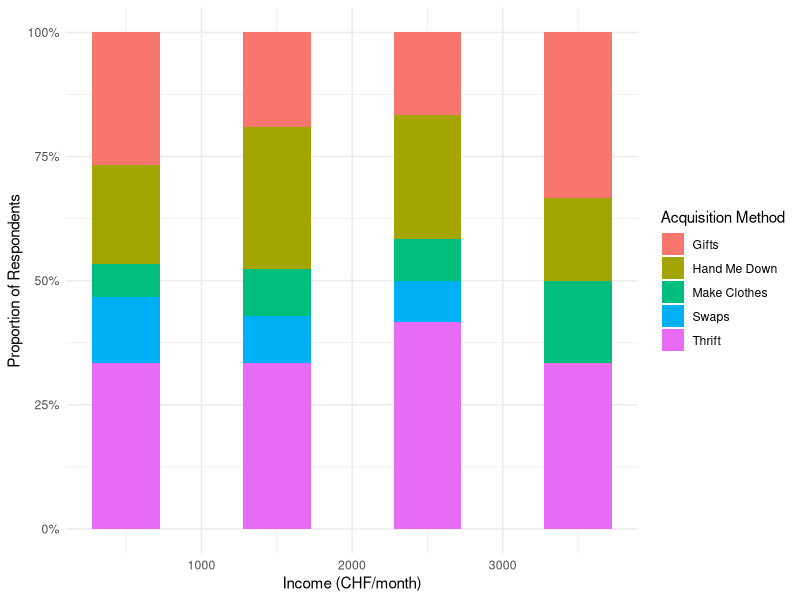
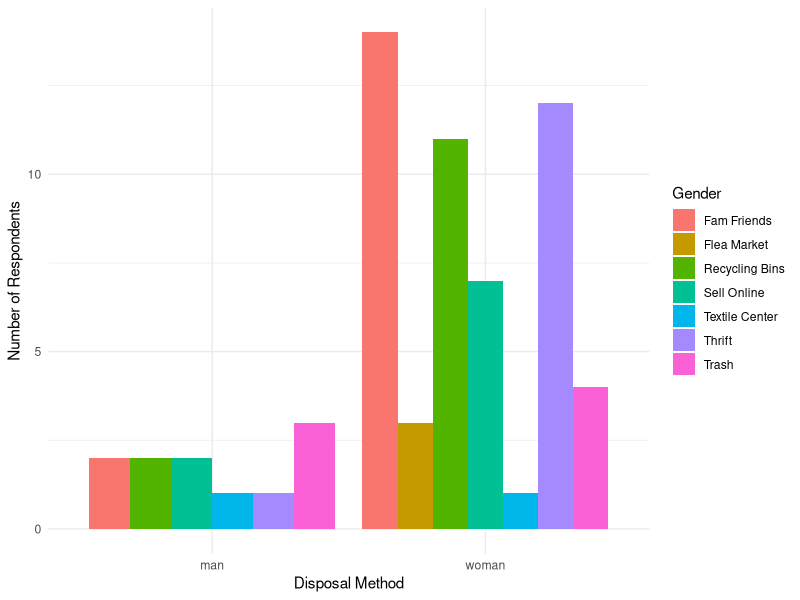

Here is the R script that generated these plots, in order:
## ---- chunk 1
library(tidyverse)
library(ggplot2)
library(ggthemes)

data <-  read_csv("data/processed/cloting_data_cleaned.csv")

# Reshape purchasing method columns
purchasing_long <- data |> 
  pivot_longer(cols = starts_with("get_"),
               names_to = "method",
               values_to = "response") |> 
  filter(response == "yes")

# Clean method labels
purchasing_long$method <- purchasing_long$method |> 
  str_replace("get_", "") |> 
  str_replace_all("_", " ") |> 
  str_to_title()

# Plot
ggplot(data = purchasing_long, 
       mapping = aes(x = income,
                     fill = method)) +
  geom_bar(position = "fill")+
  scale_y_continuous(labels = scales::percent) +
  labs(x = "Income (CHF/month)",
       y = "Proportion of Respondents",
       fill = "Acquisition Method")+
  theme_minimal()

## ---- chunk 2
# Reshape disposal method columns to long format
disposal_long <- data |> 
  pivot_longer(cols = starts_with("disposal_"),
               names_to = "method",
               values_to = "response") |> 
  filter(response == "yes")

# Clean method labels
disposal_long$method <- disposal_long$method |> 
  str_replace("disposal_", "") |> 
  str_replace_all("_", " ") |> 
  str_to_title()

# Plot
ggplot(disposal_long,
       mapping = aes(x = gender,
                     fill = method)) +
  geom_bar(position = "dodge") +
  labs(x = "Disposal Method",
       y = "Number of Respondents",
       fill = "Gender") +
  theme_minimal() 
## ---- chunk 3
# Create data frame with each disposal method and initialize percentage
disposal_habits_df <- data.frame(
  disposal_method = c("Donate", "Flea Market", "Family & Friends",
                      "Sell Online", "Recyling Bins", "Regular Trash", 
                      "Third Party Textile Recycling"),
  disposal_percentages = numeric(7)
)

# Calculate percentage of respondent's disposal habits and assign to correct place in data frame
disposal_habits_df[1, "disposal_percentages"] <- sum(data$disposal_thrift == "yes") / count(data) * 100
disposal_habits_df[2, "disposal_percentages"] <- sum(data$disposal_flea_market == "yes") / count(data) * 100
disposal_habits_df[3, "disposal_percentages"] <- sum(data$disposal_fam_friends == "yes") / count(data) * 100
disposal_habits_df[4, "disposal_percentages"] <- sum(data$disposal_sell_online == "yes") / count(data) * 100
disposal_habits_df[5, "disposal_percentages"] <- sum(data$disposal_recycling_bins == "yes") / count(data) * 100
disposal_habits_df[6, "disposal_percentages"] <- sum(data$disposal_trash == "yes") / count(data) * 100
disposal_habits_df[7, "disposal_percentages"] <- sum(data$disposal_textile_center == "yes") / count(data) * 100

## ---- chunk 4
# Create data frame with each purchasing method and initialize percentage
purchasing_habits_df <- data.frame(
  purchasing_method = c("Thrift", "Hand-me-downs", "Clothing Swaps",
                      "Gifts", "Make Clothing"),
  purchasing_percentages = numeric(5)
)

# Calculate percentage of respondent's purchasing habits and assign to correct place in data frame
purchasing_habits_df[1, "purchasing_percentages"] <- sum(data$get_thrift == "yes") / count(data) * 100
purchasing_habits_df[2, "purchasing_percentages"] <- sum(data$get_hand_me_down == "yes") / count(data) * 100
purchasing_habits_df[3, "purchasing_percentages"] <- sum(data$get_swaps == "yes") / count(data) * 100
purchasing_habits_df[4, "purchasing_percentages"] <- sum(data$get_gifts == "yes") / count(data) * 100
purchasing_habits_df[5, "purchasing_percentages"] <- sum(data$get_make_clothes == "yes") / count(data) * 100
## ---- chunk 5
# Calculate how many respondents purchase new clothes 
brand_sust_filtered <- data |> 
  filter(!is.na(brand_sust))

new_clothes_df <- data.frame(
  buyers_percentage = numeric(1),
  brand_sust_percentage = numeric(1))

new_clothes_df[1, "buyers_percentage"] <- sum(data$new_clothes == "yes") / count(data) * 100
new_clothes_df[1, "brand_sust_percentage"] <-  sum(brand_sust_filtered$brand_sust == "yes") / count(brand_sust_filtered) * 100
## ---- chunk 6
# Mean percentage of second hand clothing purchases
second_hand_purchases_percentage <- mean(data$second_hand)

data |> 
  count(motivation)

data |> 
  count(disposal)

data |> 
  count(disposal_reason)
## ---- chunk 7

